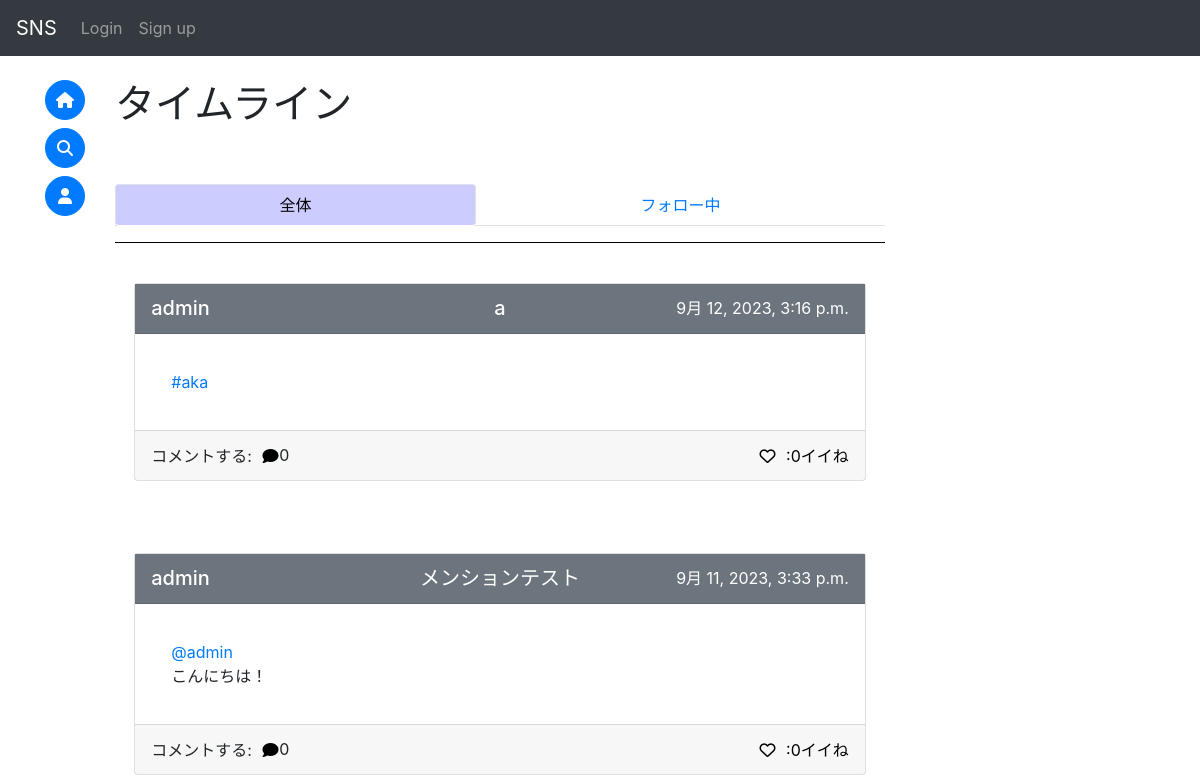
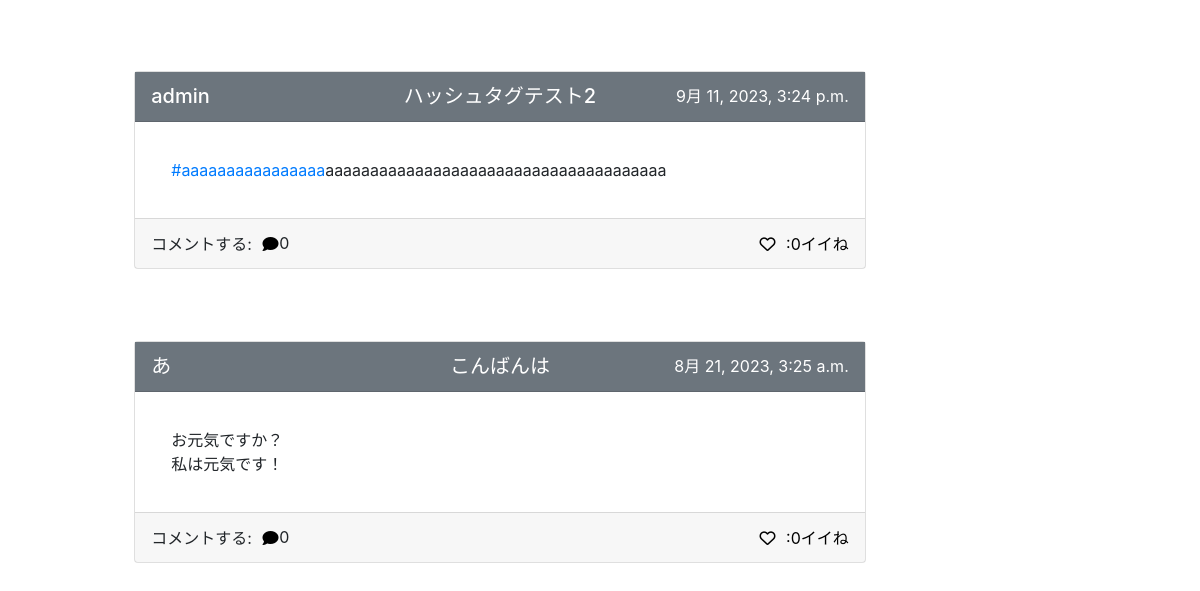
Page /sns/ (upper part) on the earlier database version (2 pictures, top to bottom).
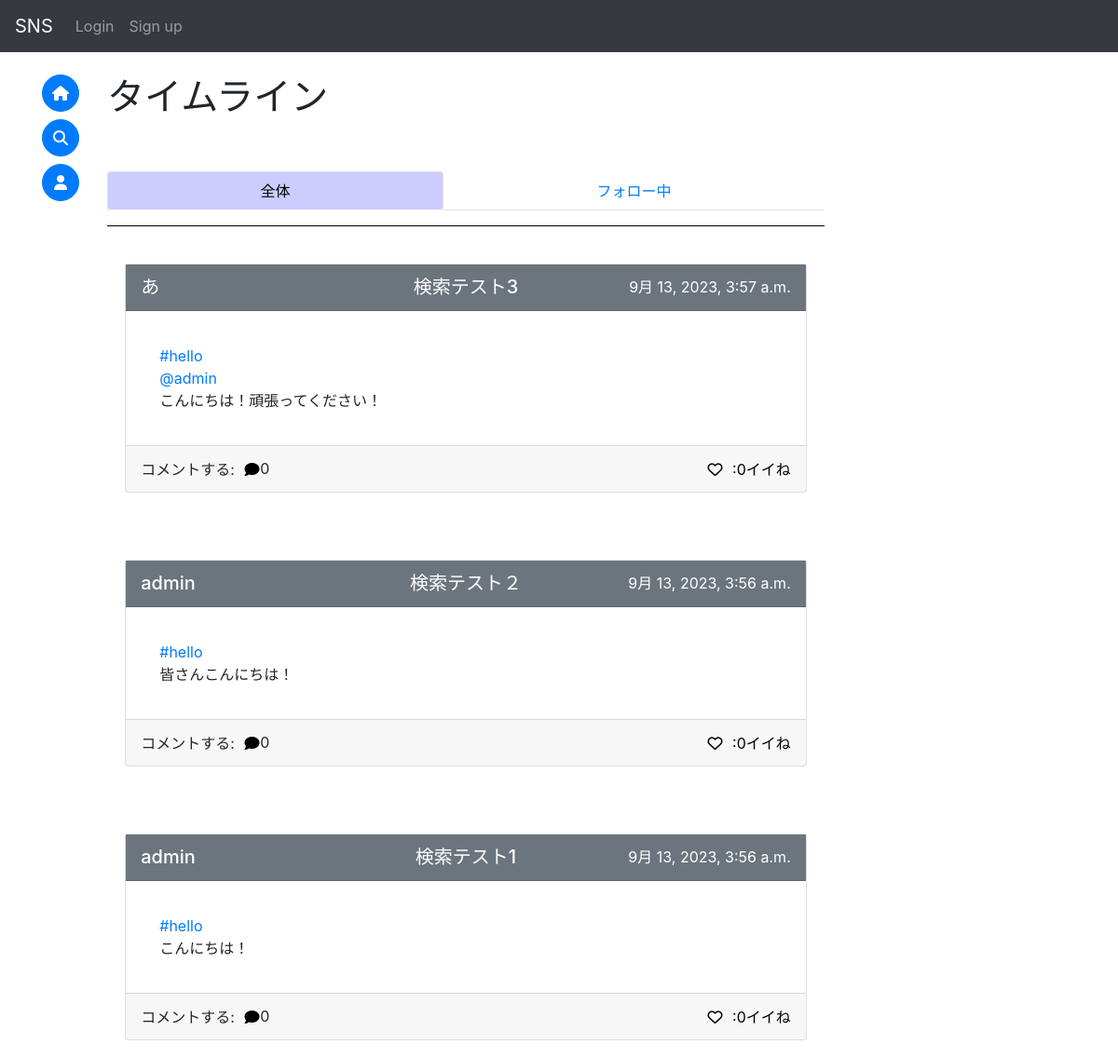
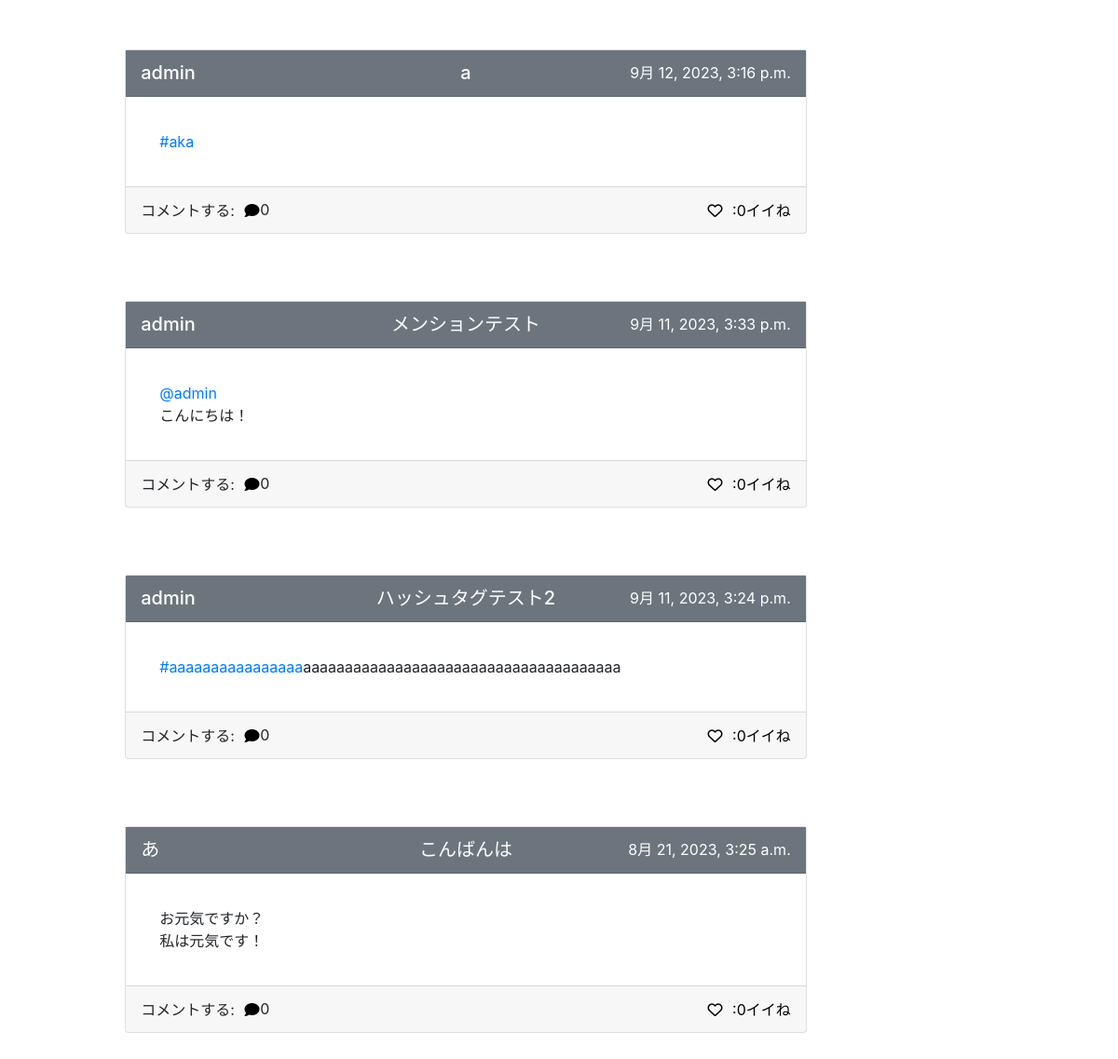
Same page on the later database version (2 pictures, top to bottom).
### sns/models.py (models this page shows, shortened)
class Post(models.Model):
    id = models.UUIDField(primary_key=True, default=uuid.uuid4, editable=False)
    title = models.CharField(max_length=50, null=True)
    detail = models.TextField(max_length=255)
    author = models.ForeignKey(
        get_user_model(),
        on_delete=models.CASCADE,
        related_name="author"
    )
    created_at = models.DateTimeField(auto_now_add=True)
    good_num = models.IntegerField(default=0)
    mode = models.IntegerField(default=0)#0:通常の投稿 1:コメント
    parent_post = models.ForeignKey(
        "Post",
        on_delete=models.CASCADE,
        null=True,
        blank=True,
    )
    mention = models.ManyToManyField(
        get_user_model(),
        related_name="mention",
        blank=True
    )

### accounts/models.py (models this page shows, shortened)
class CustomUser(AbstractBaseUser, PermissionsMixin):
    id = models.UUIDField(primary_key=True, default=uuid.uuid4, editable=False)
    email = models.EmailField(_("email address"), unique=True, null=True)
    is_staff = models.BooleanField(
        _("staff status"),
        default=False,
        help_text=_("Designates whether the user can log into this admin site."),
    )
    username = models.CharField(_("username"), max_length=50)
    usertag = models.CharField(_("usertag"), max_length=16, unique=True, null=True)
    created_at = models.DateTimeField(auto_now_add=True)
    objects = CustomUserManager()
    EMAIL_FIELD = "email"
    USERNAME_FIELD = "email"
    REQUIRED_FIELDS = ["username", "usertag"]
    class Meta:
        verbose_name = _("user")
        verbose_name_plural = _("users")
    def __str__(self):
        return self.username

### sns/views.py (the view, shortened to what this page needs)
# urls.py: path("", views.IndexView.as_view(), name="index"),
class IndexView(generic.ListView):
    queryset = Post.objects.filter(mode=0)
    def get_context_data(self, *args, **kwargs: Any):
        context = super().get_context_data(*args, **kwargs)
        post = Post.objects.filter(mode=0)
        lib.list_comment(context, post)
        if self.request.user.is_anonymous:
            return context

### mysns/lib.py (called while the page is built)
def comment_num_count(now, com_num, count=0):
    ans = 0
    for n in now.post_set.all():
        ans += comment_num_count(n, com_num, count)
    com_num[now.id] = ans
    return ans + 1

def list_comment(context, post):
    comment_num = {} #各投稿に対するコメント数
    top_comment = {} #各投稿に対するコメント
    for p in post:
        comment_num_count(p, comment_num)
        try:
            top_comment[p.id] = p.post_set.all()
        except Exception:
            top_comment[p.id] = []
    context["comment_num"] = comment_num
    context["top_comment"] = top_comment

### sns/templatetags/custom_filter.py (called while the page is built)
@register.filter
def get_value(d, k):
    if k in d:
        return d[k]
    return None

### sns/templates/sns/post_list.html (shortened to what this page needs)
{% extends 'base.html' %}
{% block content %}
{% load custom_filter %}
<h1>タイムライン</h1><br>
<div class="row-1" style="position: sticky;top: 55px;z-index:2;background-color:#fff;">
    <br>
    <ul class="nav nav-tabs nav-fill nav-pills" role="tablist">
        <li class="nav-item tab-hov">
            <a class="nav-link active" id="item1-tab" data-toggle="tab" href="#item1" role="tab" aria-controls="item1" aria-selected="true">全体</a>
        </li>
        <li class="nav-item tab-hov">
            <a class="nav-link" id="item2-tab" data-toggle="tab" href="#item2" role="tab" aria-controls="item2" aria-selected="false">フォロー中</a>
        </li>
    </ul>
    <hr size="10" width="100%" color="black">
    <br>
</div>
<div class="tab-content">
    <div class="tab-pane fade show active" id="item1" role="tabpanel" aria-labelledby="item1-tab">
        {% with posts_include=object_list good_mode="1" othergood='12'%}
            {% include 'post_list_include.html' %}
        {% endwith %}
    </div>
</div>
<br>
<br>
<br>
{% endblock %}

### templates/post_card_include.html (shortened to what this page needs)
{% load custom_filter %}
<div class="card w-150px mx-auto clearfix" style="position:relative;">
    <a href="{% url 'sns:post' postcard.pk %}" style="position:absolute;inset:0;">
        <div class="card-header bg-secondary h-50px clearfix" style="display:flex; justify-content:center;postition:relative;">
            <h5 style="position:absolute; left:1rem;">
                <a href="{% url 'accounts:user' postcard.author.id %}" class="on-a title-link">
                    {{ postcard.author }}
                </a>
            </h5>
            <h5 style="text-align:center; display:table-cell;">
                <a href="{% url 'sns:post' postcard.id %}" class="on-a title-link">
                    {% if postcard.mode != 1 %}
                        {{ postcard.title | truncatechars:20 }}
                    {% endif %}
                </a>
            </h5>
            <p style="position:absolute; right:1rem; color:white">
                {{ postcard.created_at }}
            </p>
        </div>
        <div class="card-body detail clearfix">
            <p class="card-text">
                <div class="on-a">
                    {{ postcard|mention|linebreaks }}
                </div>
            </p>
        </div>
        <div class="card-footer h-50px text-right clearfix" style="display:flex;justify-content:center;postition:relative;">
            <div style="display:inline">
                <p style="position:absolute;left:1rem;">
                    コメントする:
                    <button onClick="clearText('{{ postcard.id }}')" class="good on-a">
                        <i class="fa-solid fa-comment"></i>
                    </button>
                    <div id="comment_num_{{ postcard.id }}" style="position:absolute;left:9rem;">
                        {{ comment_num|get_value:postcard.id }}
                    </div>
                </p>
            </div>
            <div style="position:absolute;right:1rem;">
                {% if user.is_anonymous %}
                    <button onClick="location.href='{% url 'sns:good' postcard.id 1 %}'" class="good on-a">
                        <i class="fa-regular fa-heart"></i>
                    </button>
                {% endif %}
                <a href="{% url 'sns:good_user' postcard.id %}" class="notlink on-a">
                    <div id="num_{{ postcard.id }}_{{ good_mode }}" style="display:inline;size:4;">:{{ postcard.good_num }}イイね</div>
                </a>
            </div>
        </div>
    </a>
</div>

Differences in the rows shown:
added Post: author "あ", title "検索テスト3", created_at "9月 13, 2023, 3:57 a.m.", detail.usertag "#hello @admin こんにちは！頑張ってください！", id "0", good_num "0"
added Post: author "admin", title "検索テスト２", created_at "9月 13, 2023, 3:56 a.m.", detail.usertag "#hello 皆さんこんにちは！", id "0", good_num "0"
added Post: author "admin", title "検索テスト1", created_at "9月 13, 2023, 3:56 a.m.", detail.usertag "#hello こんにちは！", id "0", good_num "0"
